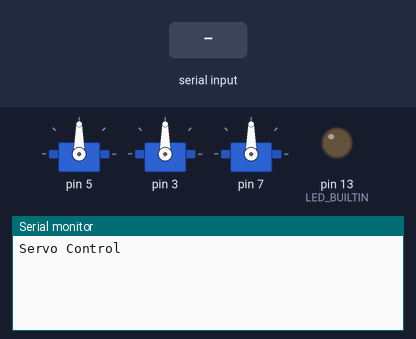
Simulated run of this sketch. Board: Arduino Uno, built with avr-gcc and run on an emulated ATmega328P. On the bench: 3 × servo, output pins drawn as LEDs (lit = HIGH), the last lines printed to the serial monitor. The inputs (shaded band) are chosen by the test bench.

Above: at 1.2 s.
1.3 s: "5\n" received over Serial
At 1.7 s:
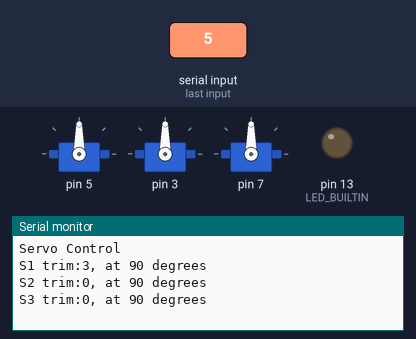
2.8 s: "30,150\n" received over Serial
At 3.9 s:
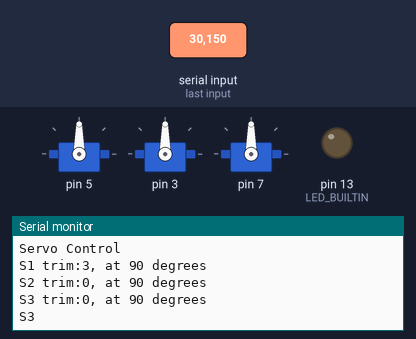

The sketch:

fischertechnikRobot_Servos.ino
```cpp
#include <math.h>

#include "MyServo.h"

MyServo Servo1;
MyServo Servo2;
MyServo Servo3;

  unsigned long previousMillis = 0;
  const long interval = 1000;

void setup() {
	pinMode(LED_BUILTIN, OUTPUT);
	digitalWrite(LED_BUILTIN, LOW);

	Serial.begin(115200);
	unsigned long startTime = millis();
	while (!Serial && millis() - startTime < 2000) {
		// Wait up to 3 seconds for serial to connect
	}

	Serial.begin(115200);
	Serial.println();
	Serial.println("Servo Control");

	Servo1.init(1, 5); Servo1.setTrimDeg(7);
	Servo2.init(2, 3); Servo1.setTrimDeg(-2);
	Servo3.init(3, 7); Servo1.setTrimDeg(3);

  int pos = 90;
  int del = 12;

  if(0){
    for (int i = 90; i >= 70; i--) {
      pos = i;
      Servo1.setDeg(i);
      delay(del);
    }
    for (int i = 70; i <= 120; i++) {
      pos = i;
      Servo1.setDeg(i);
      delay(del);
    }
    for (int i = 120; i >= 90; i--) {
      pos = i;
      Servo1.setDeg(i);
      delay(del);
    }

    for (int i = 90; i >= 70; i--) {
      pos = i;
      Servo2.setDeg(i);
      delay(del);
    }
    for (int i = 70; i <= 120; i++) {
      pos = i;
      Servo2.setDeg(i);
      delay(del);
    }
    for (int i = 120; i >= 90; i--) {
      pos = i;
      Servo2.setDeg(i);
      delay(del);
    }

    for (int i = 90; i >= 70; i--) {
      pos = i;
      Servo3.setDeg(i);
      delay(del);
    }
    for (int i = 70; i <= 120; i++) {
      pos = i;
      Servo3.setDeg(i);
      delay(del);
    }
    for (int i = 120; i >= 90; i--) {
      pos = i;
      Servo3.setDeg(i);
      delay(del);
    }
  }
}

void loop() {
  	if (Serial.available() > 0) {  // Check if there are any incoming bytes
	    String inputString = Serial.readStringUntil('\n');
	    int length = inputString.length();

	    if (length >= 3) { // "1l5"
        char incomingChar = inputString.charAt(0);
        char middleChar = inputString.charAt(1);
        String secondString = inputString.substring(2);
        int secondNumber = secondString.toInt();

        if (incomingChar == '1' || incomingChar == '2' || incomingChar == '3') {
          int incomingNumber = incomingChar - '0'; // convert char to int
          Serial.print("S");
          Serial.print(incomingNumber);
          if (middleChar == 'd') {
            Serial.print(" deg ");
            Serial.println(secondNumber);

        		if (incomingChar == '1'){		Servo1.setDeg(secondNumber); }
        		else if (incomingChar == '2'){	Servo2.setDeg(secondNumber); }
        		else if (incomingChar == '3'){	Servo3.setDeg(secondNumber); }
            digitalWrite(LED_BUILTIN, HIGH);
            delay(50);
          }
        }
      }else if (length == 1) { // eg 5 + newline
        char incomingChar = inputString.charAt(0);
        if (incomingChar == '5') {
          Servo1.report();
          Servo2.report();
          Servo3.report();
        }
      }
    }

digitalWrite(LED_BUILTIN, LOW);
}
```

MyServo.cpp
```cpp
#include "MyServo.h"

MyServo::MyServo() { }

void MyServo::init(uint8_t servoId, int pin) {
  	_servoId = servoId;
  	_trimDeg = 0;
  	arduinoServo.attach(pin);
}

int MyServo::getId() {
	return _servoId;
}
void MyServo::setTrimDeg(int8_t trimDeg) {
  _trimDeg = trimDeg;
}
int8_t MyServo::getTrimDeg() {
   return _trimDeg;
}

void MyServo::setDeg(int degrees) {
    arduinoServo.write(degrees + _trimDeg, 128); // go a little slower @ 128
}

void MyServo::report() {
  int degrees = arduinoServo.read();

	Serial.print("S"); Serial.print(_servoId);
	Serial.print(" trim:");
	Serial.print(_trimDeg);
	Serial.print(", at ");
	Serial.print(degrees);
	Serial.println(" degrees");
}

// Methods wrapping the Arduino Servo methods
void MyServo::attach(int pin) {
    arduinoServo.attach(pin);
}
void MyServo::write(int value) {
    arduinoServo.write(value);
}
int MyServo::read() {
    return arduinoServo.read();
}
void MyServo::detach() {
    arduinoServo.detach();
}
```

MyServo.h
```cpp
#ifndef MY_SERVO_H
#define MY_SERVO_H

#include <Arduino.h>
#include <Servo.h>

class MyServo {
  public:
    MyServo();	// Default-Constructor

    void init(uint8_t servoId, int pin);
    int getId();
    void setTrimDeg(int8_t trimDeg);
    int8_t getTrimDeg();
    void setDeg(int degrees);
    void report();

    void attach(int pin);
    void write(int value);
    int read();
    void detach();

  private:
	::Servo arduinoServo;
  uint8_t _servoId = 0;
  int8_t _trimDeg = 0;
  bool _calibrated = false;
};

#endif
```

Measured:
- after the input at 1.3 s, the serial monitor: prints a new line at once (image 1)
- after the input at 2.8 s, the serial monitor: prints a new line at once (image 2)
